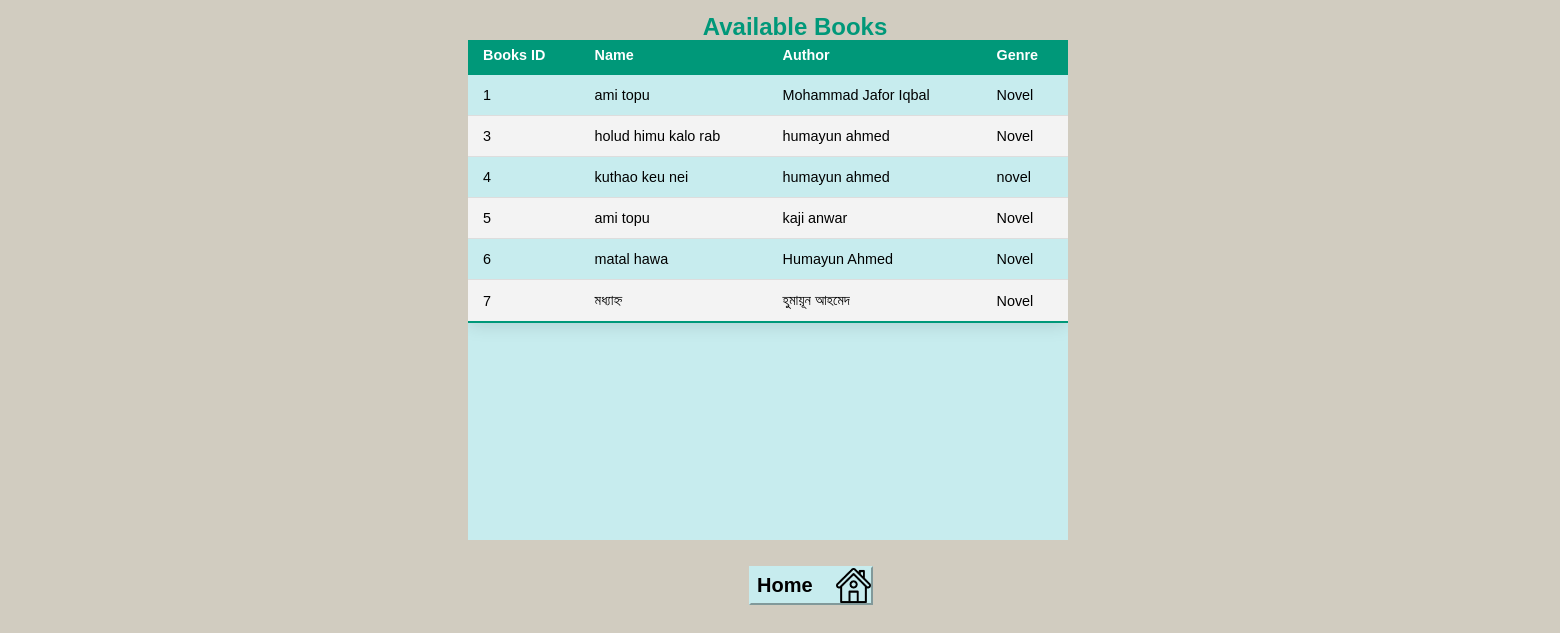
Before: /availableforadmin/ with the older database file.
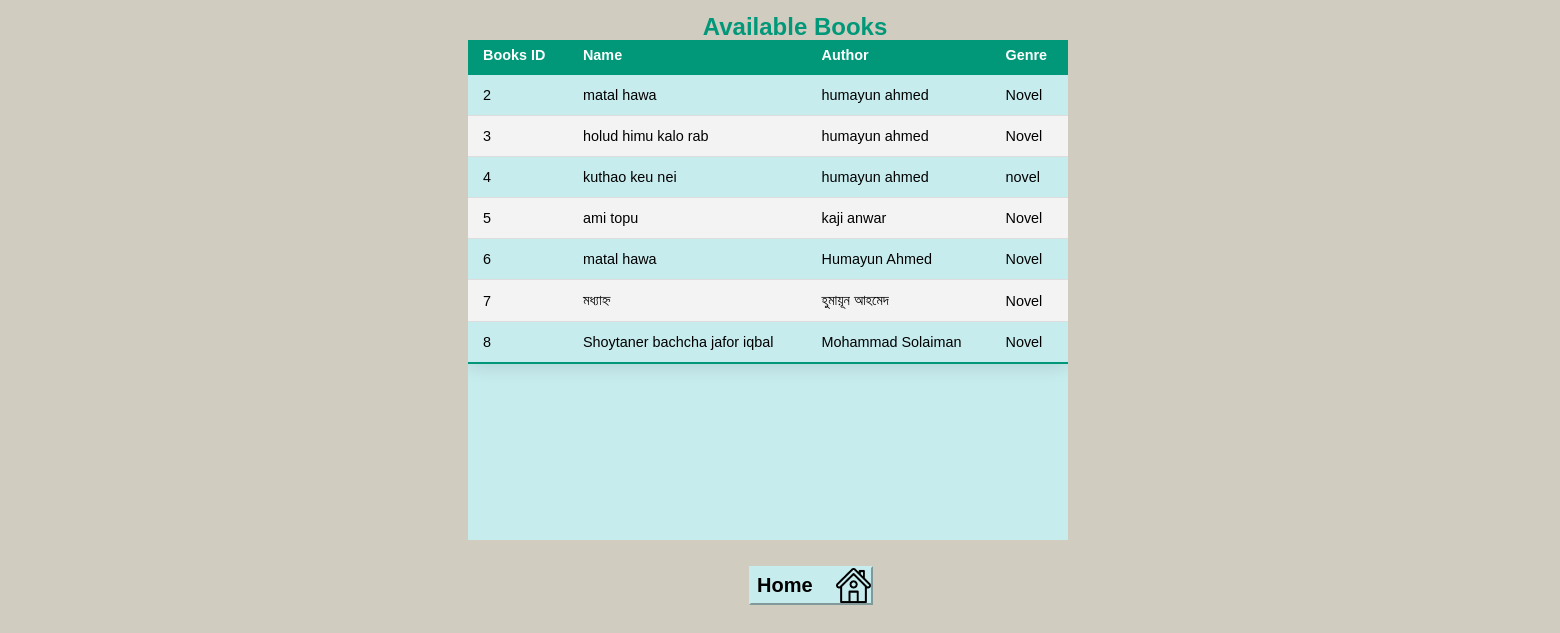
After: the same page with the newer database file.
### librarydatabase/models.py (models this page shows, shortened)
class newbook(models.Model):
    bookname = models.CharField(max_length=200,default="null")
    bookid = models.CharField(max_length=200,primary_key=True, default="null")
    edition = models.CharField(max_length=200, default="null")
    price = models.CharField(max_length=200, default="null")
    page = models.IntegerField(default=0)
    author = models.CharField(max_length=200, default="null")
    genre = models.CharField(max_length=200, default="null")

### library/views.py (the view)
# urls.py: path('availableforadmin/',views.availableforadmin),
def availableforadmin(request):
    bookinfo = models.newbook.objects.all().order_by('bookid') #'-bookid' dile descending order
    context = {"book": bookinfo}
    return render(request,"availableforadmin.html",context)

### templates/availableforadmin.html (shortened to what this page needs)
{% load static %}
<html>
<head>
</head>
<body>
<link rel="stylesheet" type="text/css" href="{%static 'C:\Users\Admin\PycharmProjects\library\library\static\availableforadmin.css'%}" >
<h2> Available Books </h2>
<div class="availablebox">
<form action="" method="POST">
<table class="avail">
<thead>
  <tr>
    <th>Books ID</th>
    <th>Name</th>
    <th>Author</th>
	<th>Genre</th>
  </tr>
</thead>
<tbody>
{% for binfo in book%}
  <tr>
    <td>{{binfo.bookid}}</td>
    <td>{{binfo.bookname}}</td>
    <td>{{binfo.author}}</td>
	<td>{{binfo.genre}}</td>
  </tr>
	{%endfor%}
</tbody>
</table>
</form>
</div>
<div class="hbtn">
<form action="" method="POST">
<input class="home" type="submit" value="Home" formaction="http://127.0.0.1:8000/adminview/">
</form>
</div>
</body>

Changed rows visible on the page:
removed newbook: bookid "1", bookname "ami topu", author "Mohammad Jafor Iqbal", genre "Novel"
added newbook: bookid "2", bookname "matal hawa", author "humayun ahmed", genre "Novel"
added newbook: bookid "8", bookname "Shoytaner bachcha jafor iqbal", author "Mohammad Solaiman", genre "Novel"
